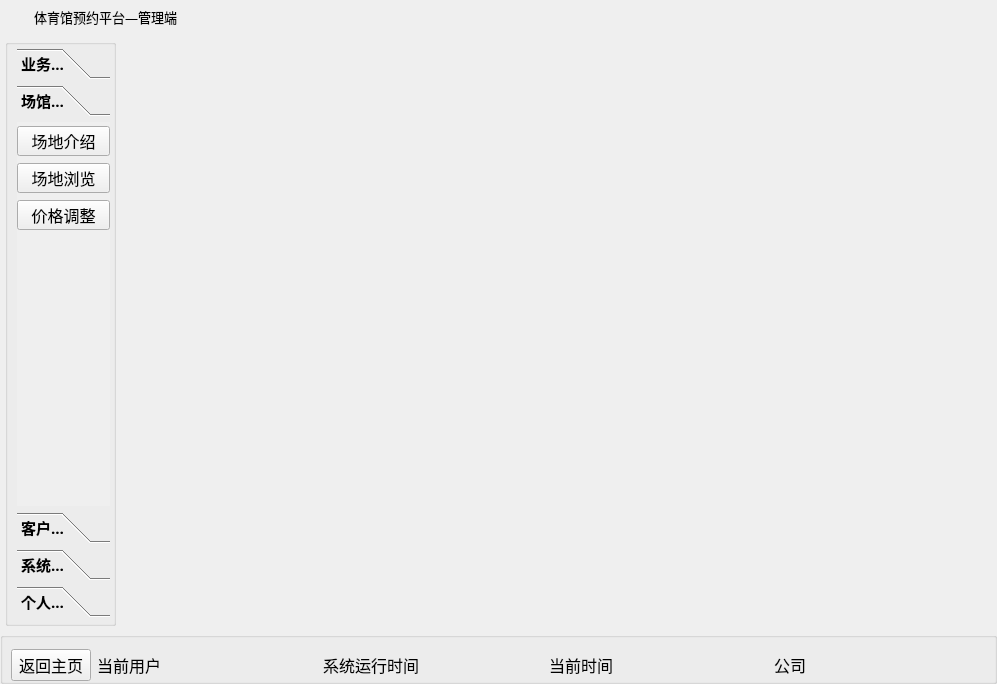
<?xml version="1.0" encoding="UTF-8"?>
<ui version="4.0">
 <class>Widget</class>
 <widget class="QWidget" name="Widget">
  <property name="geometry">
   <rect>
    <x>0</x>
    <y>0</y>
    <width>997</width>
    <height>684</height>
   </rect>
  </property>
  <property name="windowTitle">
   <string>Widget</string>
  </property>
  <layout class="QVBoxLayout" name="verticalLayout_4">
   <property name="leftMargin">
    <number>0</number>
   </property>
   <property name="topMargin">
    <number>0</number>
   </property>
   <property name="rightMargin">
    <number>0</number>
   </property>
   <property name="bottomMargin">
    <number>0</number>
   </property>
   <item>
    <layout class="QVBoxLayout" name="verticalLayout_3">
     <item>
      <widget class="QWidget" name="widget_title" native="true">
       <property name="sizePolicy">
        <sizepolicy hsizetype="Preferred" vsizetype="Maximum">
         <horstretch>0</horstretch>
         <verstretch>0</verstretch>
        </sizepolicy>
       </property>
       <property name="minimumSize">
        <size>
         <width>100</width>
         <height>33</height>
        </size>
       </property>
       <property name="mouseTracking">
        <bool>false</bool>
       </property>
       <layout class="QHBoxLayout" name="horizontalLayout_2" stretch="0,0,0">
        <property name="spacing">
         <number>4</number>
        </property>
        <property name="sizeConstraint">
         <enum>QLayout::SetNoConstraint</enum>
        </property>
        <property name="leftMargin">
         <number>0</number>
        </property>
        <property name="topMargin">
         <number>0</number>
        </property>
        <property name="rightMargin">
         <number>0</number>
        </property>
        <property name="bottomMargin">
         <number>0</number>
        </property>
        <item>
         <widget class="QLabel" name="lab_Ico">
          <property name="sizePolicy">
           <sizepolicy hsizetype="Minimum" vsizetype="Preferred">
            <horstretch>0</horstretch>
            <verstretch>0</verstretch>
           </sizepolicy>
          </property>
          <property name="minimumSize">
           <size>
            <width>30</width>
            <height>0</height>
           </size>
          </property>
          <property name="text">
           <string/>
          </property>
          <property name="alignment">
           <set>Qt::AlignCenter</set>
          </property>
         </widget>
        </item>
        <item>
         <widget class="QLabel" name="lab_Title">
          <property name="sizePolicy">
           <sizepolicy hsizetype="Expanding" vsizetype="Preferred">
            <horstretch>0</horstretch>
            <verstretch>0</verstretch>
           </sizepolicy>
          </property>
          <property name="font">
           <font>
            <family>微软雅黑</family>
            <pointsize>10</pointsize>
            <weight>50</weight>
            <italic>false</italic>
            <bold>false</bold>
           </font>
          </property>
          <property name="styleSheet">
           <string notr="true">font: 10pt &quot;微软雅黑&quot;;</string>
          </property>
          <property name="text">
           <string>体育馆预约平台—管理端</string>
          </property>
          <property name="alignment">
           <set>Qt::AlignLeading|Qt::AlignLeft|Qt::AlignVCenter</set>
          </property>
         </widget>
        </item>
        <item>
         <widget class="QWidget" name="widget_menu" native="true">
          <property name="sizePolicy">
           <sizepolicy hsizetype="Minimum" vsizetype="Preferred">
            <horstretch>0</horstretch>
            <verstretch>0</verstretch>
           </sizepolicy>
          </property>
          <layout class="QHBoxLayout" name="horizontalLayout">
           <property name="spacing">
            <number>0</number>
           </property>
           <property name="leftMargin">
            <number>0</number>
           </property>
           <property name="topMargin">
            <number>0</number>
           </property>
           <property name="rightMargin">
            <number>0</number>
           </property>
           <property name="bottomMargin">
            <number>0</number>
           </property>
           <item>
            <widget class="QPushButton" name="btnMenu">
             <property name="sizePolicy">
              <sizepolicy hsizetype="Minimum" vsizetype="Expanding">
               <horstretch>0</horstretch>
               <verstretch>0</verstretch>
              </sizepolicy>
             </property>
             <property name="minimumSize">
              <size>
               <width>31</width>
               <height>0</height>
              </size>
             </property>
             <property name="cursor">
              <cursorShape>ArrowCursor</cursorShape>
             </property>
             <property name="focusPolicy">
              <enum>Qt::NoFocus</enum>
             </property>
             <property name="toolTip">
              <string>菜单</string>
             </property>
             <property name="text">
              <string/>
             </property>
             <property name="flat">
              <bool>true</bool>
             </property>
            </widget>
           </item>
           <item>
            <widget class="QPushButton" name="btnMenu_Min">
             <property name="sizePolicy">
              <sizepolicy hsizetype="Minimum" vsizetype="Expanding">
               <horstretch>0</horstretch>
               <verstretch>0</verstretch>
              </sizepolicy>
             </property>
             <property name="minimumSize">
              <size>
               <width>31</width>
               <height>0</height>
              </size>
             </property>
             <property name="cursor">
              <cursorShape>ArrowCursor</cursorShape>
             </property>
             <property name="focusPolicy">
              <enum>Qt::NoFocus</enum>
             </property>
             <property name="toolTip">
              <string>最小化</string>
             </property>
             <property name="text">
              <string/>
             </property>
             <property name="flat">
              <bool>true</bool>
             </property>
            </widget>
           </item>
           <item>
            <widget class="QPushButton" name="btnMenu_Max">
             <property name="sizePolicy">
              <sizepolicy hsizetype="Minimum" vsizetype="Expanding">
               <horstretch>0</horstretch>
               <verstretch>0</verstretch>
              </sizepolicy>
             </property>
             <property name="minimumSize">
              <size>
               <width>31</width>
               <height>0</height>
              </size>
             </property>
             <property name="cursor">
              <cursorShape>ArrowCursor</cursorShape>
             </property>
             <property name="focusPolicy">
              <enum>Qt::NoFocus</enum>
             </property>
             <property name="toolTip">
              <string>最大化</string>
             </property>
             <property name="text">
              <string/>
             </property>
             <property name="flat">
              <bool>true</bool>
             </property>
            </widget>
           </item>
           <item>
            <widget class="QPushButton" name="btnMenu_Close">
             <property name="sizePolicy">
              <sizepolicy hsizetype="Minimum" vsizetype="Expanding">
               <horstretch>0</horstretch>
               <verstretch>0</verstretch>
              </sizepolicy>
             </property>
             <property name="minimumSize">
              <size>
               <width>40</width>
               <height>0</height>
              </size>
             </property>
             <property name="cursor">
              <cursorShape>ArrowCursor</cursorShape>
             </property>
             <property name="focusPolicy">
              <enum>Qt::NoFocus</enum>
             </property>
             <property name="toolTip">
              <string>关闭</string>
             </property>
             <property name="text">
              <string/>
             </property>
             <property name="flat">
              <bool>true</bool>
             </property>
            </widget>
           </item>
          </layout>
         </widget>
        </item>
       </layout>
      </widget>
     </item>
     <item>
      <layout class="QHBoxLayout" name="horizontalLayout_4">
       <property name="leftMargin">
        <number>5</number>
       </property>
       <item>
        <widget class="QGroupBox" name="groupBox">
         <property name="sizePolicy">
          <sizepolicy hsizetype="Maximum" vsizetype="Preferred">
           <horstretch>0</horstretch>
           <verstretch>0</verstretch>
          </sizepolicy>
         </property>
         <property name="minimumSize">
          <size>
           <width>110</width>
           <height>0</height>
          </size>
         </property>
         <property name="title">
          <string/>
         </property>
         <layout class="QVBoxLayout" name="verticalLayout">
          <property name="leftMargin">
           <number>9</number>
          </property>
          <property name="topMargin">
           <number>3</number>
          </property>
          <property name="rightMargin">
           <number>3</number>
          </property>
          <property name="bottomMargin">
           <number>6</number>
          </property>
          <item>
           <widget class="QToolBox" name="toolBox">
            <property name="sizePolicy">
             <sizepolicy hsizetype="Maximum" vsizetype="Preferred">
              <horstretch>0</horstretch>
              <verstretch>0</verstretch>
             </sizepolicy>
            </property>
            <property name="minimumSize">
             <size>
              <width>93</width>
              <height>0</height>
             </size>
            </property>
            <property name="font">
             <font>
              <family>楷体</family>
              <pointsize>11</pointsize>
              <weight>75</weight>
              <bold>true</bold>
             </font>
            </property>
            <property name="cursor">
             <cursorShape>ArrowCursor</cursorShape>
            </property>
            <property name="styleSheet">
             <string notr="true"/>
            </property>
            <property name="currentIndex">
             <number>1</number>
            </property>
            <widget class="QWidget" name="page_5">
             <property name="geometry">
              <rect>
               <x>0</x>
               <y>0</y>
               <width>93</width>
               <height>442</height>
              </rect>
             </property>
             <attribute name="label">
              <string>业务管理</string>
             </attribute>
             <widget class="QPushButton" name="pbnCheck">
              <property name="geometry">
               <rect>
                <x>1</x>
                <y>42</y>
                <width>93</width>
                <height>30</height>
               </rect>
              </property>
              <property name="minimumSize">
               <size>
                <width>0</width>
                <height>30</height>
               </size>
              </property>
              <property name="font">
               <font>
                <family>黑体</family>
                <pointsize>12</pointsize>
                <weight>9</weight>
                <italic>false</italic>
                <bold>false</bold>
               </font>
              </property>
              <property name="cursor">
               <cursorShape>OpenHandCursor</cursorShape>
              </property>
              <property name="toolTip">
               <string>来客登记</string>
              </property>
              <property name="styleSheet">
               <string notr="true">font: 75 12pt &quot;黑体&quot;;</string>
              </property>
              <property name="text">
               <string>入馆登记</string>
              </property>
             </widget>
             <widget class="QPushButton" name="pbnAsk">
              <property name="geometry">
               <rect>
                <x>1</x>
                <y>3</y>
                <width>93</width>
                <height>30</height>
               </rect>
              </property>
              <property name="minimumSize">
               <size>
                <width>0</width>
                <height>30</height>
               </size>
              </property>
              <property name="font">
               <font>
                <family>黑体</family>
                <pointsize>12</pointsize>
                <weight>9</weight>
                <italic>false</italic>
                <bold>false</bold>
               </font>
              </property>
              <property name="cursor">
               <cursorShape>OpenHandCursor</cursorShape>
              </property>
              <property name="toolTip">
               <string>前台中心</string>
              </property>
              <property name="styleSheet">
               <string notr="true">font: 75 12pt &quot;黑体&quot;;</string>
              </property>
              <property name="text">
               <string>前台中心</string>
              </property>
             </widget>
             <widget class="QPushButton" name="pbnHint">
              <property name="geometry">
               <rect>
                <x>1</x>
                <y>120</y>
                <width>93</width>
                <height>30</height>
               </rect>
              </property>
              <property name="minimumSize">
               <size>
                <width>0</width>
                <height>30</height>
               </size>
              </property>
              <property name="font">
               <font>
                <family>黑体</family>
                <pointsize>12</pointsize>
                <weight>9</weight>
                <italic>false</italic>
                <bold>false</bold>
               </font>
              </property>
              <property name="cursor">
               <cursorShape>OpenHandCursor</cursorShape>
              </property>
              <property name="toolTip">
               <string>功能开发中</string>
              </property>
              <property name="styleSheet">
               <string notr="true">font: 75 12pt &quot;黑体&quot;;</string>
              </property>
              <property name="text">
               <string>签到记录</string>
              </property>
             </widget>
             <widget class="QPushButton" name="pbnCheckOut">
              <property name="geometry">
               <rect>
                <x>0</x>
                <y>81</y>
                <width>91</width>
                <height>30</height>
               </rect>
              </property>
              <property name="minimumSize">
               <size>
                <width>0</width>
                <height>30</height>
               </size>
              </property>
              <property name="font">
               <font>
                <family>黑体</family>
                <pointsize>12</pointsize>
                <weight>9</weight>
                <italic>false</italic>
                <bold>false</bold>
               </font>
              </property>
              <property name="cursor">
               <cursorShape>OpenHandCursor</cursorShape>
              </property>
              <property name="toolTip">
               <string>客务中心</string>
              </property>
              <property name="styleSheet">
               <string notr="true">font: 75 12pt &quot;黑体&quot;;</string>
              </property>
              <property name="text">
               <string>顾客离馆</string>
              </property>
             </widget>
            </widget>
            <widget class="QWidget" name="page_9">
             <property name="geometry">
              <rect>
               <x>0</x>
               <y>0</y>
               <width>93</width>
               <height>442</height>
              </rect>
             </property>
             <attribute name="label">
              <string>场馆信息</string>
             </attribute>
             <widget class="QPushButton" name="pbnvenueLock">
              <property name="geometry">
               <rect>
                <x>0</x>
                <y>41</y>
                <width>93</width>
                <height>30</height>
               </rect>
              </property>
              <property name="minimumSize">
               <size>
                <width>0</width>
                <height>30</height>
               </size>
              </property>
              <property name="font">
               <font>
                <family>黑体</family>
                <pointsize>12</pointsize>
                <weight>9</weight>
                <italic>false</italic>
                <bold>false</bold>
               </font>
              </property>
              <property name="cursor">
               <cursorShape>OpenHandCursor</cursorShape>
              </property>
              <property name="styleSheet">
               <string notr="true">font: 75 12pt &quot;黑体&quot;;</string>
              </property>
              <property name="text">
               <string>场地浏览</string>
              </property>
             </widget>
             <widget class="QPushButton" name="pbnModify">
              <property name="geometry">
               <rect>
                <x>0</x>
                <y>78</y>
                <width>93</width>
                <height>30</height>
               </rect>
              </property>
              <property name="minimumSize">
               <size>
                <width>0</width>
                <height>30</height>
               </size>
              </property>
              <property name="font">
               <font>
                <family>黑体</family>
                <pointsize>12</pointsize>
                <weight>9</weight>
                <italic>false</italic>
                <bold>false</bold>
               </font>
              </property>
              <property name="cursor">
               <cursorShape>OpenHandCursor</cursorShape>
              </property>
              <property name="styleSheet">
               <string notr="true">font: 75 12pt &quot;黑体&quot;;</string>
              </property>
              <property name="text">
               <string>价格调整</string>
              </property>
             </widget>
             <widget class="QPushButton" name="pbnvenueInfo">
              <property name="geometry">
               <rect>
                <x>0</x>
                <y>4</y>
                <width>93</width>
                <height>30</height>
               </rect>
              </property>
              <property name="minimumSize">
               <size>
                <width>0</width>
                <height>30</height>
               </size>
              </property>
              <property name="font">
               <font>
                <family>黑体</family>
                <pointsize>12</pointsize>
                <weight>9</weight>
                <italic>false</italic>
                <bold>false</bold>
               </font>
              </property>
              <property name="cursor">
               <cursorShape>OpenHandCursor</cursorShape>
              </property>
              <property name="toolTip">
               <string>场地介绍</string>
              </property>
              <property name="styleSheet">
               <string notr="true">font: 75 12pt &quot;黑体&quot;;</string>
              </property>
              <property name="text">
               <string>场地介绍</string>
              </property>
             </widget>
            </widget>
            <widget class="QWidget" name="page_6">
             <property name="geometry">
              <rect>
               <x>0</x>
               <y>0</y>
               <width>93</width>
               <height>442</height>
              </rect>
             </property>
             <attribute name="label">
              <string>客户管理</string>
             </attribute>
             <widget class="QPushButton" name="pbnRegisterInfo">
              <property name="geometry">
               <rect>
                <x>0</x>
                <y>0</y>
                <width>93</width>
                <height>30</height>
               </rect>
              </property>
              <property name="minimumSize">
               <size>
                <width>0</width>
                <height>30</height>
               </size>
              </property>
              <property name="font">
               <font>
                <family>黑体</family>
                <pointsize>12</pointsize>
                <weight>9</weight>
                <italic>false</italic>
                <bold>false</bold>
               </font>
              </property>
              <property name="cursor">
               <cursorShape>OpenHandCursor</cursorShape>
              </property>
              <property name="styleSheet">
               <string notr="true">font: 75 12pt &quot;黑体&quot;;</string>
              </property>
              <property name="text">
               <string>注册用户</string>
              </property>
             </widget>
            </widget>
            <widget class="QWidget" name="page_2">
             <property name="geometry">
              <rect>
               <x>0</x>
               <y>0</y>
               <width>93</width>
               <height>442</height>
              </rect>
             </property>
             <attribute name="label">
              <string>系统设置</string>
             </attribute>
             <widget class="QPushButton" name="pbnBackDatabase">
              <property name="geometry">
               <rect>
                <x>0</x>
                <y>0</y>
                <width>93</width>
                <height>30</height>
               </rect>
              </property>
              <property name="minimumSize">
               <size>
                <width>0</width>
                <height>30</height>
               </size>
              </property>
              <property name="font">
               <font>
                <family>黑体</family>
                <pointsize>12</pointsize>
                <weight>9</weight>
                <italic>false</italic>
                <bold>false</bold>
               </font>
              </property>
              <property name="cursor">
               <cursorShape>OpenHandCursor</cursorShape>
              </property>
              <property name="toolTip">
               <string>数据库备份</string>
              </property>
              <property name="styleSheet">
               <string notr="true">font: 75 12pt &quot;黑体&quot;;</string>
              </property>
              <property name="text">
               <string>数据备份</string>
              </property>
             </widget>
            </widget>
            <widget class="QWidget" name="page_3">
             <property name="geometry">
              <rect>
               <x>0</x>
               <y>0</y>
               <width>93</width>
               <height>442</height>
              </rect>
             </property>
             <attribute name="label">
              <string>个人中心</string>
             </attribute>
             <widget class="QPushButton" name="pbnModiftPwd">
              <property name="geometry">
               <rect>
                <x>0</x>
                <y>10</y>
                <width>93</width>
                <height>30</height>
               </rect>
              </property>
              <property name="minimumSize">
               <size>
                <width>0</width>
                <height>30</height>
               </size>
              </property>
              <property name="font">
               <font>
                <family>黑体</family>
                <pointsize>12</pointsize>
                <weight>9</weight>
                <italic>false</italic>
                <bold>false</bold>
               </font>
              </property>
              <property name="cursor">
               <cursorShape>OpenHandCursor</cursorShape>
              </property>
              <property name="toolTip">
               <string>修改密码</string>
              </property>
              <property name="styleSheet">
               <string notr="true">font: 75 12pt &quot;黑体&quot;;</string>
              </property>
              <property name="text">
               <string>修改密码</string>
              </property>
             </widget>
             <widget class="QPushButton" name="pbnLonBlog">
              <property name="geometry">
               <rect>
                <x>0</x>
                <y>50</y>
                <width>93</width>
                <height>30</height>
               </rect>
              </property>
              <property name="minimumSize">
               <size>
                <width>0</width>
                <height>30</height>
               </size>
              </property>
              <property name="font">
               <font>
                <family>黑体</family>
                <pointsize>12</pointsize>
                <weight>9</weight>
                <italic>false</italic>
                <bold>false</bold>
               </font>
              </property>
              <property name="cursor">
               <cursorShape>OpenHandCursor</cursorShape>
              </property>
              <property name="toolTip">
               <string>操作日志</string>
              </property>
              <property name="styleSheet">
               <string notr="true">font: 75 12pt &quot;黑体&quot;;</string>
              </property>
              <property name="text">
               <string>操作日志</string>
              </property>
             </widget>
            </widget>
           </widget>
          </item>
         </layout>
        </widget>
       </item>
       <item>
        <widget class="QStackedWidget" name="stackedWidget">
         <property name="styleSheet">
          <string notr="true"/>
         </property>
         <property name="currentIndex">
          <number>0</number>
         </property>
         <widget class="QWidget" name="page_7">
          <layout class="QVBoxLayout" name="verticalLayout_2">
           <item>
            <widget class="QLabel" name="label">
             <property name="styleSheet">
              <string notr="true">background-image: url(:/image/venue/back.jpg);</string>
             </property>
             <property name="text">
              <string/>
             </property>
            </widget>
           </item>
          </layout>
         </widget>
         <widget class="QWidget" name="page_8"/>
        </widget>
       </item>
      </layout>
     </item>
     <item>
      <widget class="QGroupBox" name="groupBox_Down">
       <property name="sizePolicy">
        <sizepolicy hsizetype="Preferred" vsizetype="Maximum">
         <horstretch>0</horstretch>
         <verstretch>0</verstretch>
        </sizepolicy>
       </property>
       <property name="title">
        <string/>
       </property>
       <layout class="QHBoxLayout" name="horizontalLayout_3">
        <property name="leftMargin">
         <number>0</number>
        </property>
        <property name="topMargin">
         <number>11</number>
        </property>
        <property name="rightMargin">
         <number>0</number>
        </property>
        <property name="bottomMargin">
         <number>0</number>
        </property>
        <item>
         <spacer name="horizontalSpacer">
          <property name="orientation">
           <enum>Qt::Horizontal</enum>
          </property>
          <property name="sizeType">
           <enum>QSizePolicy::Maximum</enum>
          </property>
          <property name="sizeHint" stdset="0">
           <size>
            <width>8</width>
            <height>20</height>
           </size>
          </property>
         </spacer>
        </item>
        <item>
         <widget class="QPushButton" name="pbnbackhome">
          <property name="sizePolicy">
           <sizepolicy hsizetype="Maximum" vsizetype="Fixed">
            <horstretch>0</horstretch>
            <verstretch>0</verstretch>
           </sizepolicy>
          </property>
          <property name="font">
           <font>
            <family>楷体</family>
            <pointsize>12</pointsize>
           </font>
          </property>
          <property name="cursor">
           <cursorShape>OpenHandCursor</cursorShape>
          </property>
          <property name="toolTip">
           <string>返回主页</string>
          </property>
          <property name="text">
           <string>返回主页</string>
          </property>
         </widget>
        </item>
        <item>
         <widget class="QLabel" name="label_CurrentUser">
          <property name="font">
           <font>
            <pointsize>12</pointsize>
           </font>
          </property>
          <property name="text">
           <string>当前用户</string>
          </property>
         </widget>
        </item>
        <item>
         <widget class="QLabel" name="label_SoftTime">
          <property name="font">
           <font>
            <pointsize>12</pointsize>
           </font>
          </property>
          <property name="text">
           <string>系统运行时间</string>
          </property>
         </widget>
        </item>
        <item>
         <widget class="QLabel" name="label_CurrentTime">
          <property name="font">
           <font>
            <pointsize>12</pointsize>
           </font>
          </property>
          <property name="text">
           <string>当前时间</string>
          </property>
         </widget>
        </item>
        <item>
         <widget class="QLabel" name="label_CompanyName">
          <property name="font">
           <font>
            <pointsize>12</pointsize>
           </font>
          </property>
          <property name="text">
           <string>公司</string>
          </property>
         </widget>
        </item>
       </layout>
      </widget>
     </item>
    </layout>
   </item>
  </layout>
 </widget>
 <layoutdefault spacing="6" margin="11"/>
 <resources/>
 <connections/>
</ui>
